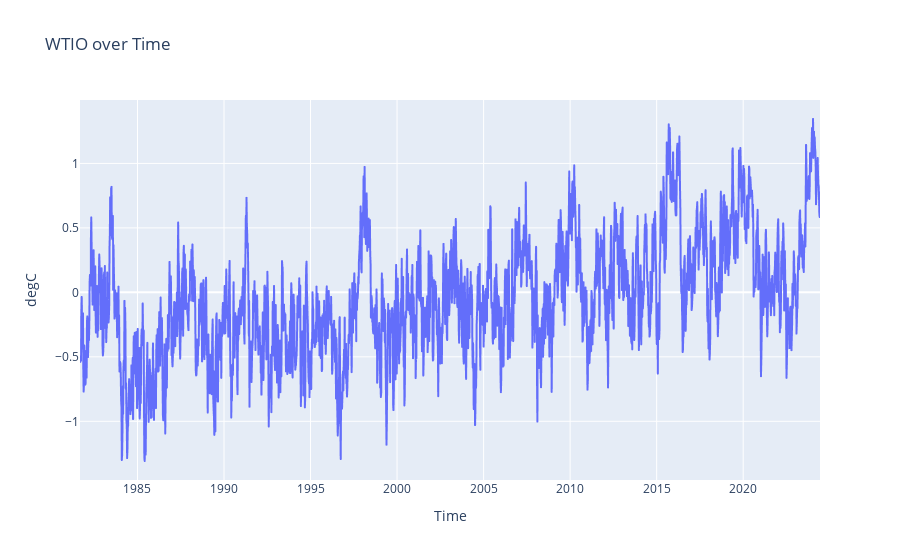

The notebook cell saved with this chart:
### Code cell
def visualize_indian_ocean_data(dataset, variable_name):
    """
    Visualizes the specified variable from an xarray.Dataset related to the Indian Ocean using Plotly.
    
    Args:
        dataset (xarray.Dataset): The dataset containing the variable to visualize.
        variable_name (str): Variable name in the dataset to visualize.
    
    Returns:
        None
    """
    # Check if the variable exists in the dataset
    if variable_name in dataset.data_vars:
        # Convert the specified xarray DataArray to a pandas DataFrame for easier plotting with Plotly
        data_df = dataset[variable_name].to_dataframe().reset_index()
        
        # Create an interactive line plot
        fig = px.line(data_df, x='TIME', y=variable_name, title=f'{variable_name} over Time',
                      labels={variable_name: f'{dataset[variable_name].long_name} ({dataset[variable_name].units})', 'TIME': 'Time'})
        fig.update_layout(xaxis_title='Time', yaxis_title=f'{dataset[variable_name].units}', showlegend=False)
        fig.show()
    else:
        print(f"Variable '{variable_name}' not found in the dataset.")

# Example usage
visualize_indian_ocean_data(wtio, 'WTIO')

### Figure 1 — Plotly figure (JSON) as saved in the notebook; plotly's stock layout.template omitted (floating-point values rounded to 4 significant figures; data arrays with more than 128 entries replaced by an {"elided": "..."} marker saying what was removed)
{"data": [{"hovertemplate": "Time=%{x}<br>WTIO Region SSTA (base period 1991-2020, data from OISST) (degC)=%{y}<extra></extra>", "legendgroup": "", "line": {"color": "#636efa", "dash": "solid"}, "marker": {"symbol": "circle"}, "mode": "lines", "name": "", "showlegend": false, "type": "scattergl", "x": {"elided": "2232 str values"}, "xaxis": "x", "y": {"elided": "2232 float values"}, "yaxis": "y"}], "layout": {"legend": {"tracegroupgap": 0}, "showlegend": false, "title": {"text": "WTIO over Time"}, "xaxis": {"anchor": "y", "domain": [0, 1], "title": {"text": "Time"}}, "yaxis": {"anchor": "x", "domain": [0, 1], "title": {"text": "degC"}}}}
